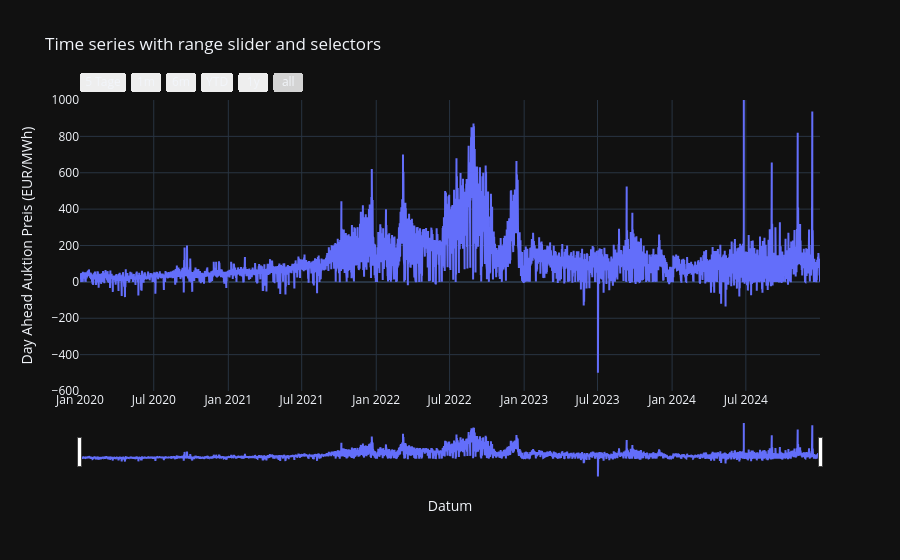

Notebook cell for this chart:
### Markdown cell above
**d) Visualisieren Sie die stündlichen Börsenstrompreise in einem interaktiven Liniendiagramm in Plotly. Versehen Sie dieses mit einem Range-Selektor und einem Range-Slider. Analysieren Sie auf der Basis der Ergebnisse der Teilaufgaben a)-d) die wesentlichen Entwicklungen und Trends der Börsenstrompreise im Betrachtungszeitraum 2020-2024.**

### Code cell
import plotly.graph_objs as go
import numpy as np

trace = go.Scatter(
    x=df['Datum'],
    y=df['Day Ahead Auktion Preis (EUR/MWh)']
)

layout = dict(
    title='Time series with range slider and selectors',
    xaxis=dict(
        title = dict(
            text = 'Datum'
        ),
        rangeselector=dict(
            buttons=list([
                dict(count=5,
                     label='5 Tage',
                     step='day',
                     stepmode='backward'),
                dict(count=1,
                     label='1m',
                     step='month',
                     stepmode='backward'),
                dict(count=6,
                     label='6m',
                     step='month',
                     stepmode='backward'),
                dict(count=1,
                    label='YTD',
                    step='year',
                    stepmode='todate'),
                dict(count=1,
                    label='1y',
                    step='year',
                    stepmode='backward'),
                dict(step='all')
            ])
        ),
        rangeslider=dict(
            visible = True
        ),
        type='date'
    ),
    #Hinweis: Upper Limit of 1000 shows incorrect values of Outliers
    yaxis=dict(
        range=[-600,1000],
        type='linear',
    title=dict(
        text='Day Ahead Auktion Preis (EUR/MWh)',
        )
    )

)

data = [trace]

fig= go.Figure(data=data, layout=layout)
fig.show()

### Figure 1 — Plotly figure (JSON) as saved in the notebook; plotly's stock layout.template omitted (floating-point values rounded to 4 significant figures; data arrays with more than 128 entries replaced by an {"elided": "..."} marker saying what was removed)
{"data": [{"x": {"elided": "43848 str values"}, "y": {"elided": "43848 float values"}, "type": "scatter"}], "layout": {"title": {"text": "Time series with range slider and selectors"}, "xaxis": {"rangeselector": {"buttons": [{"count": 5, "label": "5 Tage", "step": "day", "stepmode": "backward"}, {"count": 1, "label": "1m", "step": "month", "stepmode": "backward"}, {"count": 6, "label": "6m", "step": "month", "stepmode": "backward"}, {"count": 1, "label": "YTD", "step": "year", "stepmode": "todate"}, {"count": 1, "label": "1y", "step": "year", "stepmode": "backward"}, {"step": "all"}]}, "rangeslider": {"visible": true}, "title": {"text": "Datum"}, "type": "date"}, "yaxis": {"range": [-600, 1000], "title": {"text": "Day Ahead Auktion Preis (EUR/MWh)"}, "type": "linear"}}}
